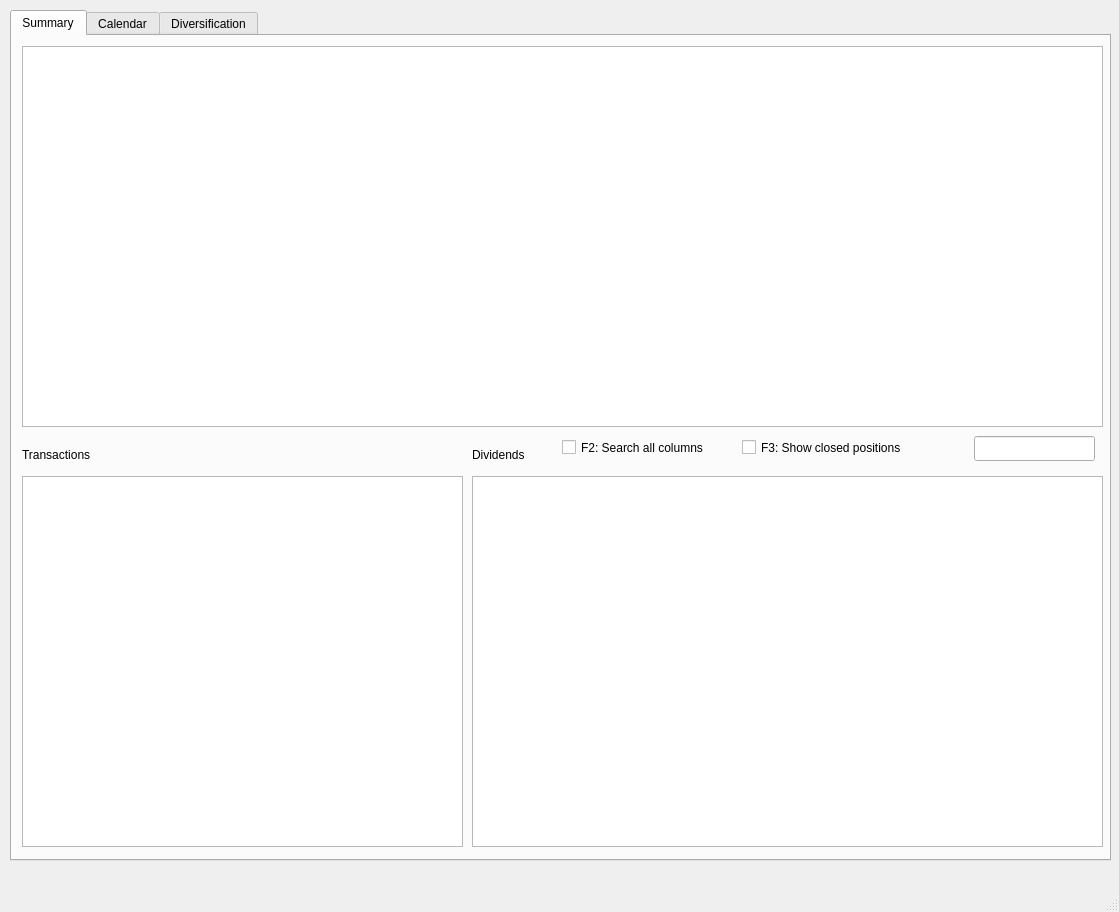
<?xml version="1.0" encoding="UTF-8"?>
<ui version="4.0">
 <class>MainWindow</class>
 <widget class="QMainWindow" name="MainWindow">
  <property name="geometry">
   <rect>
    <x>0</x>
    <y>0</y>
    <width>1119</width>
    <height>912</height>
   </rect>
  </property>
  <property name="windowTitle">
   <string>MainWindow</string>
  </property>
  <widget class="QWidget" name="centralwidget">
   <widget class="QTabWidget" name="tabWidget">
    <property name="geometry">
     <rect>
      <x>10</x>
      <y>10</y>
      <width>1101</width>
      <height>851</height>
     </rect>
    </property>
    <property name="currentIndex">
     <number>0</number>
    </property>
    <widget class="QWidget" name="tab_1">
     <attribute name="title">
      <string>Summary</string>
     </attribute>
     <widget class="QTableView" name="summaryView">
      <property name="geometry">
       <rect>
        <x>10</x>
        <y>10</y>
        <width>1081</width>
        <height>381</height>
       </rect>
      </property>
      <property name="font">
       <font>
        <family>Fira Code</family>
        <pointsize>10</pointsize>
       </font>
      </property>
      <property name="autoFillBackground">
       <bool>false</bool>
      </property>
      <property name="sizeAdjustPolicy">
       <enum>QAbstractScrollArea::AdjustIgnored</enum>
      </property>
      <property name="tabKeyNavigation">
       <bool>false</bool>
      </property>
      <property name="selectionMode">
       <enum>QAbstractItemView::SingleSelection</enum>
      </property>
      <property name="selectionBehavior">
       <enum>QAbstractItemView::SelectRows</enum>
      </property>
      <property name="gridStyle">
       <enum>Qt::SolidLine</enum>
      </property>
      <property name="sortingEnabled">
       <bool>true</bool>
      </property>
      <property name="cornerButtonEnabled">
       <bool>false</bool>
      </property>
      <attribute name="horizontalHeaderVisible">
       <bool>true</bool>
      </attribute>
      <attribute name="horizontalHeaderDefaultSectionSize">
       <number>100</number>
      </attribute>
      <attribute name="horizontalHeaderStretchLastSection">
       <bool>false</bool>
      </attribute>
      <attribute name="verticalHeaderVisible">
       <bool>false</bool>
      </attribute>
      <attribute name="verticalHeaderMinimumSectionSize">
       <number>16</number>
      </attribute>
      <attribute name="verticalHeaderDefaultSectionSize">
       <number>18</number>
      </attribute>
      <attribute name="verticalHeaderStretchLastSection">
       <bool>false</bool>
      </attribute>
     </widget>
     <widget class="QTableView" name="transactionsView">
      <property name="geometry">
       <rect>
        <x>10</x>
        <y>440</y>
        <width>441</width>
        <height>371</height>
       </rect>
      </property>
      <property name="font">
       <font>
        <family>Noto Mono</family>
        <pointsize>9</pointsize>
       </font>
      </property>
      <property name="sizeAdjustPolicy">
       <enum>QAbstractScrollArea::AdjustToContents</enum>
      </property>
      <property name="sortingEnabled">
       <bool>true</bool>
      </property>
      <attribute name="horizontalHeaderStretchLastSection">
       <bool>false</bool>
      </attribute>
      <attribute name="verticalHeaderVisible">
       <bool>false</bool>
      </attribute>
      <attribute name="verticalHeaderMinimumSectionSize">
       <number>16</number>
      </attribute>
      <attribute name="verticalHeaderDefaultSectionSize">
       <number>18</number>
      </attribute>
     </widget>
     <widget class="QTableView" name="dividendsView">
      <property name="geometry">
       <rect>
        <x>460</x>
        <y>440</y>
        <width>631</width>
        <height>371</height>
       </rect>
      </property>
      <property name="font">
       <font>
        <family>Noto Mono</family>
        <pointsize>9</pointsize>
       </font>
      </property>
      <attribute name="horizontalHeaderStretchLastSection">
       <bool>false</bool>
      </attribute>
      <attribute name="verticalHeaderVisible">
       <bool>false</bool>
      </attribute>
      <attribute name="verticalHeaderMinimumSectionSize">
       <number>16</number>
      </attribute>
      <attribute name="verticalHeaderDefaultSectionSize">
       <number>18</number>
      </attribute>
     </widget>
     <widget class="QLabel" name="label">
      <property name="geometry">
       <rect>
        <x>10</x>
        <y>410</y>
        <width>101</width>
        <height>17</height>
       </rect>
      </property>
      <property name="text">
       <string>Transactions</string>
      </property>
     </widget>
     <widget class="QLabel" name="label_2">
      <property name="geometry">
       <rect>
        <x>460</x>
        <y>410</y>
        <width>67</width>
        <height>17</height>
       </rect>
      </property>
      <property name="text">
       <string>Dividends</string>
      </property>
     </widget>
     <widget class="QLineEdit" name="mainFilter">
      <property name="geometry">
       <rect>
        <x>962</x>
        <y>400</y>
        <width>121</width>
        <height>25</height>
       </rect>
      </property>
     </widget>
     <widget class="QCheckBox" name="showClosedPositions">
      <property name="geometry">
       <rect>
        <x>730</x>
        <y>400</y>
        <width>211</width>
        <height>23</height>
       </rect>
      </property>
      <property name="text">
       <string>F3: Show closed positions</string>
      </property>
     </widget>
     <widget class="QCheckBox" name="searchAllColumns">
      <property name="geometry">
       <rect>
        <x>550</x>
        <y>400</y>
        <width>171</width>
        <height>23</height>
       </rect>
      </property>
      <property name="text">
       <string>F2: Search all columns</string>
      </property>
     </widget>
    </widget>
    <widget class="QWidget" name="tab_2">
     <attribute name="title">
      <string>Calendar</string>
     </attribute>
     <widget class="QGroupBox" name="dividendCalendar">
      <property name="geometry">
       <rect>
        <x>0</x>
        <y>0</y>
        <width>591</width>
        <height>431</height>
       </rect>
      </property>
      <property name="title">
       <string>Dividend calendar</string>
      </property>
      <widget class="QTableView" name="dividendCalendarView">
       <property name="geometry">
        <rect>
         <x>10</x>
         <y>60</y>
         <width>571</width>
         <height>361</height>
        </rect>
       </property>
       <property name="font">
        <font>
         <family>Noto Sans Mono</family>
         <pointsize>9</pointsize>
        </font>
       </property>
       <property name="alternatingRowColors">
        <bool>true</bool>
       </property>
       <attribute name="verticalHeaderMinimumSectionSize">
        <number>16</number>
       </attribute>
       <attribute name="verticalHeaderDefaultSectionSize">
        <number>21</number>
       </attribute>
      </widget>
      <widget class="QRadioButton" name="beforeTax">
       <property name="geometry">
        <rect>
         <x>20</x>
         <y>30</y>
         <width>112</width>
         <height>23</height>
        </rect>
       </property>
       <property name="text">
        <string>Before tax</string>
       </property>
       <property name="checked">
        <bool>true</bool>
       </property>
      </widget>
      <widget class="QRadioButton" name="afterTax">
       <property name="geometry">
        <rect>
         <x>130</x>
         <y>30</y>
         <width>112</width>
         <height>23</height>
        </rect>
       </property>
       <property name="text">
        <string>After tax</string>
       </property>
      </widget>
     </widget>
     <widget class="QGroupBox" name="investmentCalendar">
      <property name="geometry">
       <rect>
        <x>0</x>
        <y>440</y>
        <width>591</width>
        <height>381</height>
       </rect>
      </property>
      <property name="title">
       <string>Investment calendar</string>
      </property>
      <widget class="QTableView" name="investmentCalendarView">
       <property name="geometry">
        <rect>
         <x>10</x>
         <y>30</y>
         <width>571</width>
         <height>341</height>
        </rect>
       </property>
       <property name="font">
        <font>
         <family>Fira Code</family>
         <pointsize>10</pointsize>
        </font>
       </property>
       <property name="alternatingRowColors">
        <bool>true</bool>
       </property>
       <property name="selectionMode">
        <enum>QAbstractItemView::SingleSelection</enum>
       </property>
       <property name="cornerButtonEnabled">
        <bool>false</bool>
       </property>
       <attribute name="horizontalHeaderStretchLastSection">
        <bool>true</bool>
       </attribute>
       <attribute name="verticalHeaderMinimumSectionSize">
        <number>16</number>
       </attribute>
       <attribute name="verticalHeaderDefaultSectionSize">
        <number>18</number>
       </attribute>
       <attribute name="verticalHeaderStretchLastSection">
        <bool>true</bool>
       </attribute>
      </widget>
     </widget>
     <widget class="QTableView" name="calendarDetailsView">
      <property name="geometry">
       <rect>
        <x>600</x>
        <y>20</y>
        <width>491</width>
        <height>791</height>
       </rect>
      </property>
      <attribute name="verticalHeaderVisible">
       <bool>false</bool>
      </attribute>
      <attribute name="verticalHeaderMinimumSectionSize">
       <number>16</number>
      </attribute>
      <attribute name="verticalHeaderDefaultSectionSize">
       <number>21</number>
      </attribute>
     </widget>
     <widget class="QLabel" name="calendarDetailsMode">
      <property name="geometry">
       <rect>
        <x>600</x>
        <y>0</y>
        <width>231</width>
        <height>17</height>
       </rect>
      </property>
      <property name="text">
       <string>Investment details</string>
      </property>
     </widget>
    </widget>
    <widget class="QWidget" name="tab_3">
     <attribute name="title">
      <string>Diversification</string>
     </attribute>
     <widget class="QListView" name="listView">
      <property name="geometry">
       <rect>
        <x>10</x>
        <y>10</y>
        <width>451</width>
        <height>301</height>
       </rect>
      </property>
     </widget>
     <widget class="QGraphicsView" name="graphicsView">
      <property name="geometry">
       <rect>
        <x>10</x>
        <y>320</y>
        <width>1071</width>
        <height>221</height>
       </rect>
      </property>
     </widget>
     <widget class="QGraphicsView" name="graphicsView_2">
      <property name="geometry">
       <rect>
        <x>10</x>
        <y>550</y>
        <width>1071</width>
        <height>221</height>
       </rect>
      </property>
     </widget>
    </widget>
   </widget>
  </widget>
  <widget class="QMenuBar" name="menubar">
   <property name="geometry">
    <rect>
     <x>0</x>
     <y>0</y>
     <width>1119</width>
     <height>22</height>
    </rect>
   </property>
  </widget>
  <widget class="QStatusBar" name="statusbar"/>
 </widget>
 <resources/>
 <connections/>
</ui>
